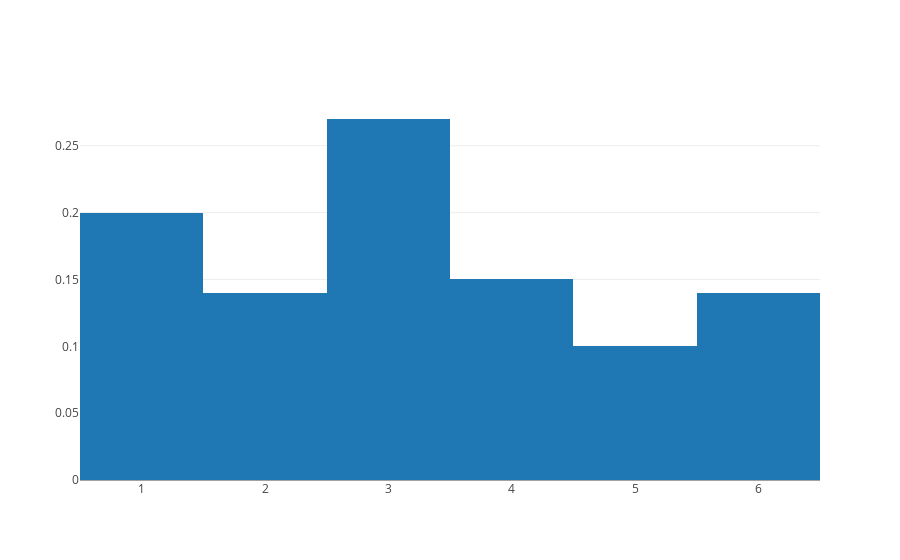

Source (notebook cell):
### Markdown cell above
Roll one die

### Code cell
all_rolls=[]
for i in range(100):
    roll = np.random.choice(dice_rolls)
    all_rolls.append(roll)

data = [go.Histogram(x=all_rolls, histnorm='probability')]
iplot(data)

### Figure 1 — Plotly figure (JSON) as saved in the notebook; plotly's stock layout.template omitted (floating-point values rounded to 4 significant figures)
{"data": [{"histnorm": "probability", "type": "histogram", "x": [1, 2, 2, 3, 4, 1, 5, 1, 3, 3, 3, 3, 1, 2, 1, 3, 2, 6, 6, 6, 3, 3, 2, 1, 2, 2, 3, 1, 3, 2, 6, 2, 5, 1, 5, 4, 3, 4, 3, 4, 3, 4, 1, 2, 1, 5, 5, 4, 3, 4, 3, 5, 2, 4, 3, 5, 1, 1, 1, 3, 6, 4, 4, 2, 1, 3, 3, 1, 5, 5, 3, 3, 6, 6, 6, 4, 3, 6, 6, 6, 3, 3, 2, 2, 6, 1, 4, 3, 1, 4, 4, 3, 1, 1, 1, 6, 5, 6, 4, 3]}], "layout": {}}
